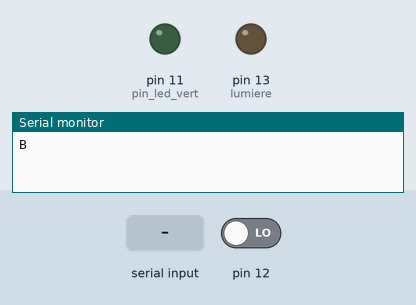
Simulated run of this sketch. Board: Arduino Uno, built with avr-gcc and run on an emulated ATmega328P. Parts: output pins drawn as LEDs (lit = HIGH), the last lines printed to the serial monitor. Dashed ring = blinking. The inputs (shaded band) are chosen by the test bench; at power-on: pin 12 LOW.

Above: at 1.2 s.
1.3 s: "1" received over Serial
At 1.55 s:
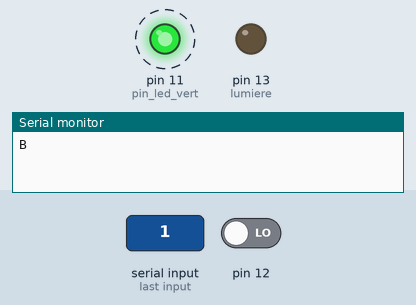
4.3 s: pin 12 driven HIGH
At 5.5 s:
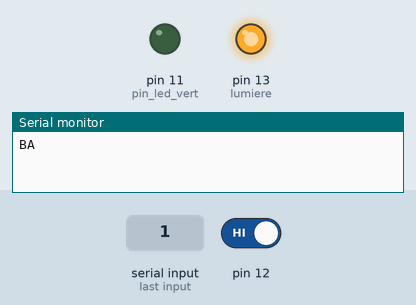
5.8 s: "1" received over Serial
At 6.07 s:
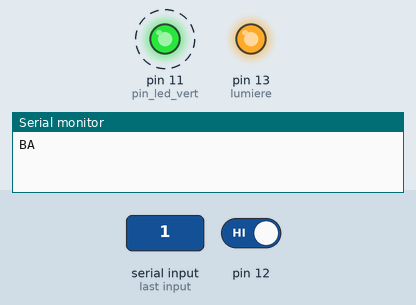
Timing chart, 0 to 8.8 s (numbered marks = the images above; inputs shaded):
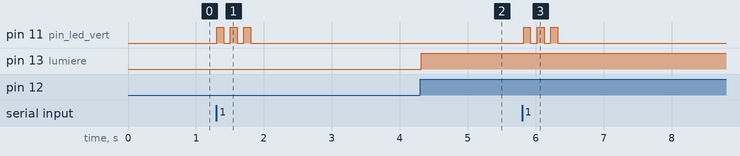

Measured:
- after the input at 1.3 s, pin 11 (pin_led_vert): alternates HIGH for 0.10 s and LOW for 0.10 s, 6 changes in all, then stays LOW, starting at once
- after the input at 4.3 s, pin 13 (lumiere): LOW → HIGH at once
- after the input at 5.8 s, pin 11 (pin_led_vert): alternates HIGH for 0.10 s and LOW for 0.10 s, 6 changes in all, then stays LOW, starting at once

The sketch:

Card2.ino
```cpp
#include <Keypad.h>
#define pin_led_vert 11 // led branche sur pin 9
#define pin_led_rouge 10 // led branche sur pin 10
#define lumiere 13

char data ;
const byte ROWS = 4;
const byte COLS = 3;
int is_detected=1;
char on_off='1';
char hexaKeys[ROWS][COLS] = {
  {'1', '2', '3'},
  {'4', '5', '6'},
  {'7', '8', '9'},
  {'*', '0', '#'}
};

byte rowPins[ROWS] = {8, 7, 6, 5};
byte colPins[COLS] = {4, 3, 2};

Keypad customKeypad = Keypad(makeKeymap(hexaKeys), rowPins, colPins, ROWS, COLS);

void setup(){
  Serial.begin(9600);
  pinMode(pin_led_vert,OUTPUT);
  digitalWrite(pin_led_vert,LOW);
  pinMode(pin_led_rouge,OUTPUT);
  digitalWrite(pin_led_rouge,LOW);
   pinMode(lumiere,OUTPUT);
  digitalWrite(lumiere,LOW);
   pinMode(10,INPUT);
  digitalWrite(10,LOW);
}

void loop(){

  char customKey = customKeypad.getKey();
  data=Serial.read();
  if (data=='1')
  {
    digitalWrite(pin_led_vert,HIGH);
    delay (100);
    digitalWrite(pin_led_vert,LOW);
    delay (100);
    digitalWrite(pin_led_vert,HIGH);
    delay (100);
    digitalWrite(pin_led_vert,LOW);
    delay (100);
    digitalWrite(pin_led_vert,HIGH);
    delay (100);
    digitalWrite(pin_led_vert,LOW);
  }

else if (data=='0')
{
   digitalWrite(pin_led_rouge,HIGH);
    delay (100);
    digitalWrite(pin_led_rouge,LOW);
    delay (100);
    digitalWrite(pin_led_rouge,HIGH);
    delay (100);
    digitalWrite(pin_led_rouge,LOW);
    delay (100);
    digitalWrite(pin_led_rouge,HIGH);
    delay (100);
    digitalWrite(pin_led_rouge,LOW);
}
if (data=='2')
{
  on_off='0';
  digitalWrite(lumiere, LOW);
}
if (data=='3')
{
  on_off='1' ;
}

  if (on_off=='1')
  {
   if (digitalRead(12)==HIGH)
   {

    if (is_detected==0)

    {Serial.write("A");
    is_detected=1;}
    digitalWrite(lumiere, HIGH);
   }
   else
   {
    if (is_detected==1)
    {
    Serial.write("B");
    is_detected=0;
    }
    digitalWrite(lumiere, LOW);

   }
}
  if (customKey){
    Serial.write(customKey);
  }
  delay (100);


}
```
